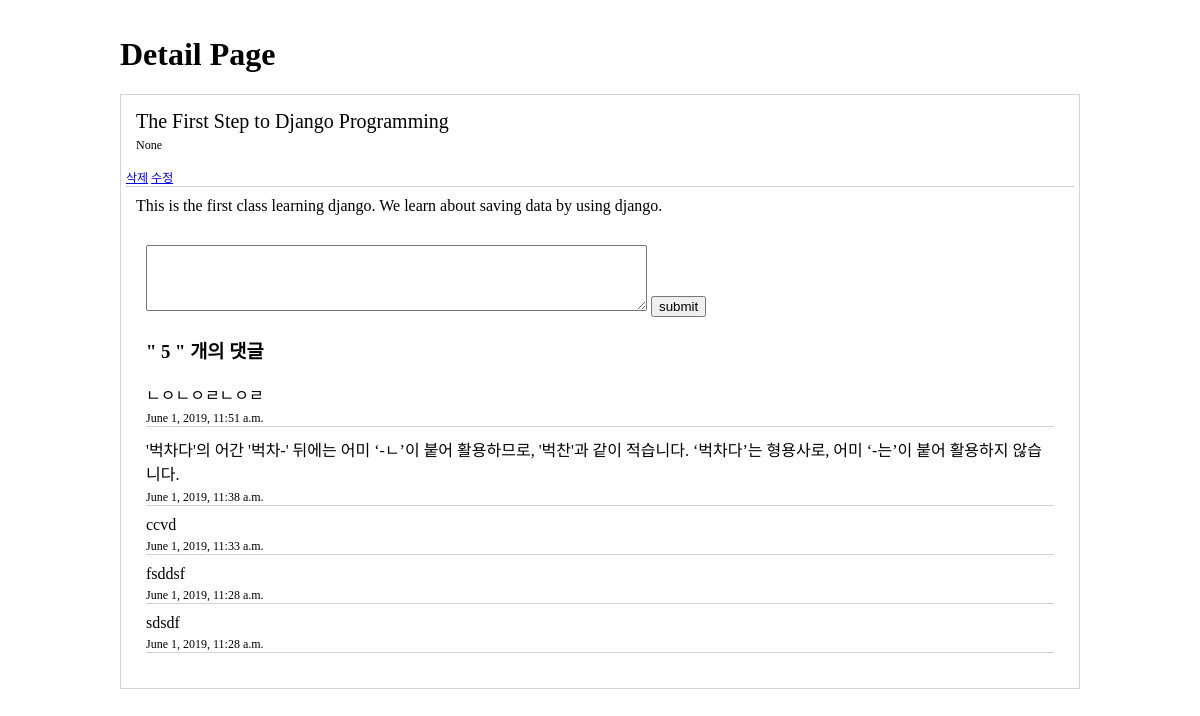
The page /1 on the database its author committed.
### myapp/models.py (models this page shows, shortened)
class Post(models.Model):
    title = models.CharField(max_length= 100)
    contents = models.TextField()
    pub_date = models.DateTimeField(default = timezone.now)
    class Meta:
        ordering = ['-id'] #id의 역순으로 순서

class Comment(models.Model):
    post = models.ForeignKey(Post, on_delete=models.CASCADE)
    content = models.TextField()
    pub_date = models.DateTimeField(default=timezone.now)
    def __str__(self):
        return self.content
    class Meta:
        ordering = ['-id'] #id의 역순으로 순서

### myapp/views.py (the view)
# urls.py: path('<int:post_id>',myapp.views.detail,name='detail'),
def detail(request, post_id):
    post = Post.objects.get(id=post_id)
    return render(request, "detail.html", {'post':post})

### myapp/templates/detail.html (shortened to what this page needs)
<!DOCTYPE html>
<html lang="en">
<head>
</head>
<body>
    <h1>Detail Page</h1>
    <div class="page">
        <div class="title">
            {{post.title}}
            <div class="date">
                {{post.pub_date}}
            </div>
        </div>
        <div class="date">
            <a href="{% url 'delete' post.id%}">삭제</a>
            <a href="{% url 'edit' post.id%}">수정</a>
        </div>
        <div class="contents">
            {{post.contents}}
        </div>
        <div class="commentArea">
            <div class="writeComment">
                <form method="POST" action="{% url 'comment_create' post.id%}">
                    <textarea name="content" id="" cols="60" rows="4"></textarea>
                    <button>submit</button>
                </form>
            </div>
            <div class="countComment">
                <h3> " {{post.comment_set.count}} " 개의 댓글</h3>
            </div>
            {% for comment in post.comment_set.all %}
            <div class="written">
                {{ comment}}
                <div class="date">{{comment.pub_date}}</div>
            </div>
            {% endfor %}
        </div>
    </div>
</body>
</html>

### myapp/templates/detail.html (style rules this page uses)
body { width: 80%; margin-left: auto; margin-right: auto; margin-top: 3%; }
.page { margin-bottom: 10px; border: solid lightgray 1px; }
.page { padding: 5px; }
.title { font-size: 20px; padding: 10px; }
.date { margin-top: 5px; font-size: 12px; }
.contents { border-top: lightgray 1px solid; padding: 10px; }
.commentArea { padding: 10px; margin: 10px; }
.written { border-bottom: solid 1px lightgray; margin-bottom: 10px; }

### rows shown on the page
Post: title "The First Step to Django Programming", pub_date "None", contents "This is the first class learning django. We learn about saving data by using django.", comment_set.count "5"
Comment: content "ㄴㅇㄴㅇㄹㄴㅇㄹ", pub_date "June 1, 2019, 11:51 a.m."
Comment: content "'벅차다'의 어간 '벅차-' 뒤에는 어미 ‘-ㄴ’이 붙어 활용하므로, '벅찬'과 같이 적습니다. ‘벅차다’는 형용사로, 어미 ‘-는’이 붙어 활용하지 않습니다.", pub_date "June 1, 2019, 11:38 a.m."
Comment: content "ccvd", pub_date "June 1, 2019, 11:33 a.m."
Comment: content "fsddsf", pub_date "June 1, 2019, 11:28 a.m."
Comment: content "sdsdf", pub_date "June 1, 2019, 11:28 a.m."
